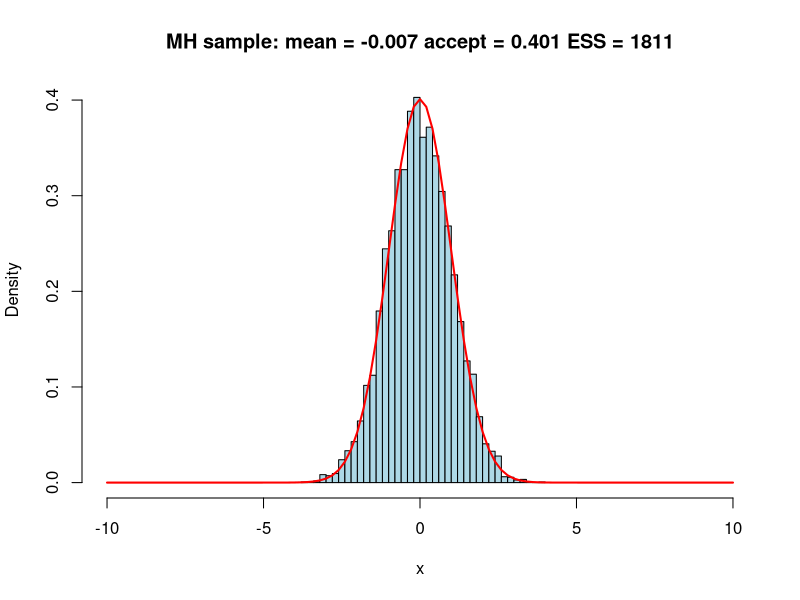

Here is the R script that generated this plot:
# Metropolis-Hastings with normal proposal
# Includes acceptance rate, effective sample size (ESS), and plot with title

pi_tilde <- function(x) {
  exp(-0.5 * ((x/10)^4 + (x/10)^2 + x^2))
}

N <- 10000
sigma_prop <- 2.7
set.seed(2025)

x <- numeric(N)
x[1] <- rnorm(1)
accept_count <- 0

for (i in 2:N) {
  y <- rnorm(1, x[i-1], sigma_prop)
  ratio <- pi_tilde(y) / pi_tilde(x[i-1])
  alpha <- min(1, ratio)
  if (runif(1) <= alpha) {
    x[i] <- y
    accept_count <- accept_count + 1
  } else {
    x[i] <- x[i-1]
  }
}

accept_rate <- accept_count / (N-1)

# Discard burn-in
burn_in <- 1000
x_post <- x[(burn_in+1):N]

# Effective sample size
library(coda)
ess <- effectiveSize(mcmc(x_post))

# Normalized density
Z <- integrate(pi_tilde, -Inf, Inf)$value
pi_norm <- function(x) pi_tilde(x) / Z

# Histogram with true density and summary statistics in title
hist(x_post, breaks = 30, freq = FALSE,
     main = paste("MH sample: mean =", round(mean(x_post), 3),
                  "accept =", round(accept_rate, 3),
                  "ESS =", round(ess, 0)),
     xlab = "x", col = "lightblue", xlim = c(-10, 10))
curve(pi_norm, from = -10, to = 10, add = TRUE, col = "red", lwd = 2)
